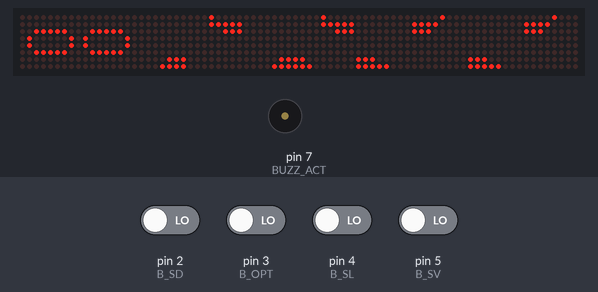
Bench run of a sketch on a simulated Arduino Uno, built with avr-gcc and run on an emulated ATmega328P. Parts: 80×8 LED matrix, buzzer (waves = sounding, pin HIGH). Inputs (shaded band) come from the test bench; at power-on: pin 2 (B_SD), pin 3 (B_OPT), pin 4 (B_SL), pin 5 (B_SV) LOW.

Above: at 1.2 s.
1.3 s: pin 4 (B_SL) driven HIGH
At 1.7 s:
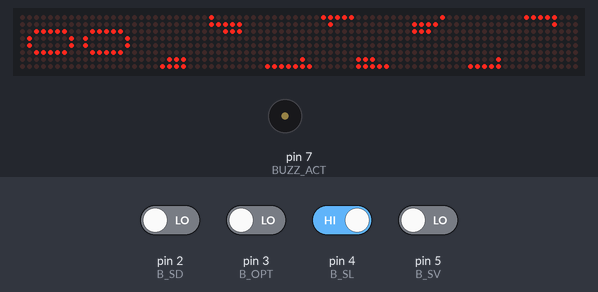
4.3 s: pin 5 (B_SV) driven HIGH
At 4.8 s:
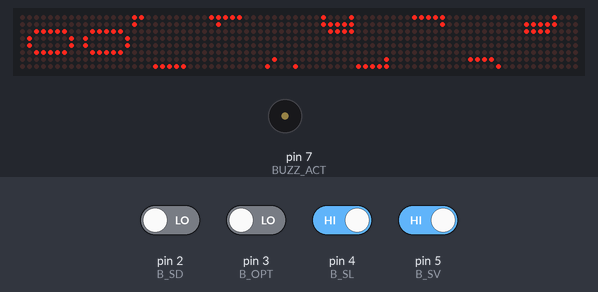
7.3 s: pin 4 (B_SL) driven LOW
At 7.9 s:
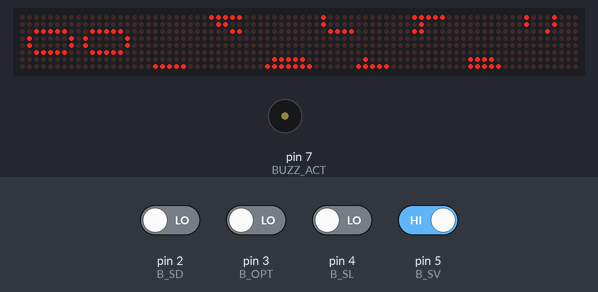
10.3 s: pin 4 (B_SL) driven HIGH
At 11.1 s:
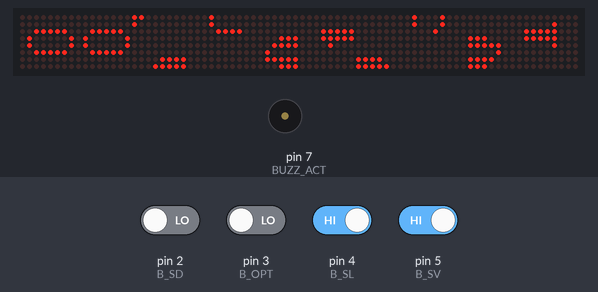
13.3 s: pin 5 (B_SV) driven LOW
At 15.8 s:
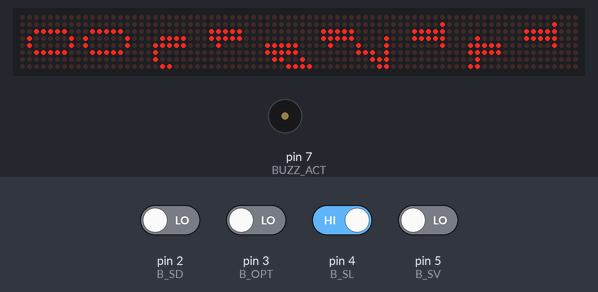
16.1 s: pin 3 (B_OPT) driven HIGH and pin 4 (B_SL) driven LOW
At 20.6 s:
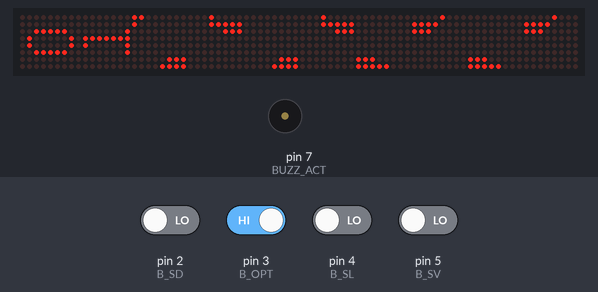
Timing chart, 0 to 22.1 s (numbered marks = the images above; inputs shaded):
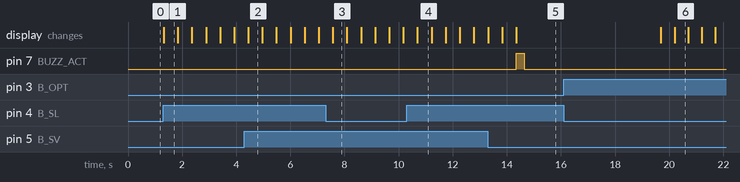

The sketch:

Scoreboard.ino
```cpp
//*********Marcador Ping pong Profesional****************
//Creditos:
//Iván Ibrahim Fernández Morales
//Luis Roberto Villa Salas
//Hector Varela Santos

#include <MD_MAX72xx.h>
#include <SPI.h>
#include "numeros.h"  // Librería pa dibujar los numeros en la matriz

//Define pines SPI
#define MOSI 11
#define SCK 13
#define SS 8
#define BUZZ_ACT 7
//Numero de matrices
#define NUM_MAT 10

//Instancia objeto
MD_MAX72XX mxObj = MD_MAX72XX(MD_MAX72XX::GENERIC_HW, SS, NUM_MAT);

//Mapea matrices a utilizar
int colMat_1[2][2] = {{5,1},{4,0}};
int colMat_2[2][2] = {{7,3},{6,2}};
int colMat_3[2] = {8,9};

//Mapeo de servicios
uint8_t S_Singles[4] = {1,2,1,2};
uint8_t S_Doubles1[4] = {1,4,3,2};
uint8_t S_Doubles2[4] = {2,3,4,1};
uint8_t S_Doubles3[4] = {3,2,1,4};
uint8_t S_Doubles4[4] = {4,1,2,3};
uint8_t Serve[4];

//Mapeo de botones
uint8_t B_SD = 2;
uint8_t B_OPT = 3;
uint8_t B_SL = 4;
uint8_t B_SV = 5;

//Inicializa contadores
uint8_t contL = 0;
uint8_t contV = 0;
uint8_t contSetL = 0;
uint8_t contSetV = 0;
uint8_t contS = 0;
uint8_t cont_pos = 0;
uint8_t suma = 0;

//Variable de cambio de servicio
bool Doubles;

//Inicializa variables de singles o dobles
//Doubles = 0;

//Setup
//*****************************************************************************
void setup() {
  //Inicializa objeto
  mxObj.begin();

  //Inicializa pines de entrada (Botones)
  //Botón de opciones
  pinMode(B_OPT, INPUT);
  //Botón marcador local
  pinMode(B_SL, INPUT);
  //Botón marcador visitante
  pinMode(B_SV, INPUT);

  //Pin de activación de victoria (Buzzer)
  pinMode(BUZZ_ACT, OUTPUT);
  digitalWrite(BUZZ_ACT, LOW);

  //Lee entrada digital de selección de sobles o singles
  Doubles = digitalRead(B_SD);

  //Define si es singles o dobles
  if(Doubles)
    for(uint8_t i = 0; i < 4; i++)
      Serve[i] = S_Doubles1[i];
  else
    for(uint8_t i = 0; i < 4; i++)
      Serve[i] = S_Singles[i];

  //Inciliza numeros en el marcador
  Numero(contL, colMat_1, mxObj);
  Numero(contV, colMat_2, mxObj);
  //Inicializa Sacador
  Servicio(Serve[contS], mxObj);
  //Inicializa Sets
  Sets(contSetL, colMat_3, 0, mxObj);
  Sets(contSetV, colMat_3, 1, mxObj);
}

//Ciclo plrincipal
//*****************************************************************************
void loop()
{

  //Cambia posición de sacardor si el partido aún no empieza
  if(contL+contV == 0 && digitalRead(B_OPT))
    {
    cambiaServicio(Serve, &contS);
    delay(500);
    }

  //Punto de jugador local
  if(digitalRead(B_SL))
  {
    subeLocal(&contL);
    suma = contL+contV;
    asignaServicio(Serve, &contS, suma);
    if(contL >= 11 && contL-2 >= contV)
    {
      Victoria(1, &contL, &contV, &contS, Serve);
      subeSet(&contSetL, 0);
    }
    delay(500);
  }

  //Punto de jugador visitante
  if(digitalRead(B_SV))
  {
    subeVisita(&contV);
    suma = contL+contV;
    asignaServicio(Serve, &contS, suma);
    if(contV >= 11 && contV-2 >= contL)
    {
      Victoria(2, &contL, &contV, &contS, Serve);
      subeSet(&contSetV, 1);
    }
    delay(500);
  }
}

//Funciones
//*****************************************************************************

//Función para subir marcador de jugador local
//---------------------------------------------------------------
void subeLocal(uint8_t *contL)
{
  *contL = *contL+1;
  Numero(*contL, colMat_1, mxObj);
}

//Función para subir marcador de jugador visitante
//---------------------------------------------------------------
void subeVisita(uint8_t *contV)
{
  *contV = *contV+1;
  Numero(*contV, colMat_2, mxObj);
}

//Función para subir set
//---------------------------------------------------------------
void subeSet(uint8_t *cont, uint8_t player)
{
  *cont = *cont+1;
  Sets(*cont, colMat_3, player, mxObj);
}

//Función para conocer sacador
//---------------------------------------------------------------
void asignaServicio(uint8_t Serve[4], uint8_t *contS, uint8_t suma)
{
  if(suma <=20)
  {
    if(suma%2 == 0)
    {
      LimpiaServ(Serve[*contS], mxObj);
      *contS = *contS+1;
      if(*contS > 3)
        *contS = 0;
      Servicio(Serve[*contS], mxObj);
    }
    else
      Servicio(Serve[*contS], mxObj);
  }
  else
  {
    LimpiaServ(Serve[*contS], mxObj);
    *contS = *contS+1;
    if(*contS > 3)
      *contS = 0;
    Servicio(Serve[*contS], mxObj);
  }
}
//Función de victoria
//---------------------------------------------------------------
void Victoria(uint8_t team, uint8_t *contL, uint8_t *contV, uint8_t *contS, uint8_t Serve[4])
{
  digitalWrite(BUZZ_ACT, HIGH);
  delay(300);
  digitalWrite(BUZZ_ACT, LOW);
  delay(5000);
  *contL = 0;
  *contV = 0;
  *contS = 0;
  Numero(*contL, colMat_1, mxObj);
  Numero(*contV, colMat_2, mxObj);
  Servicio(Serve[*contS], mxObj);
}

//Función de cambio de sacador manual
//---------------------------------------------------------------
void cambiaServicio(uint8_t Serve[4], uint8_t *contS)
{
  LimpiaServ(Serve[*contS], mxObj);

  if(Doubles)
  {
    cont_pos = cont_pos+1;
    if(cont_pos > 3)
      cont_pos = 0;
    cambiaMapeo(cont_pos);
    *contS = 0;
    Servicio(Serve[*contS], mxObj);
  }
  else
  {
    *contS = *contS+1;
    if(*contS > 3)
      *contS = 0;
    Servicio(Serve[*contS], mxObj);
  }
}

//Función de cambio de mapeo de dobles
//---------------------------------------------------------------
void cambiaMapeo(uint8_t cambio)
{
  switch(cambio)
  {
    case 0:
      for(uint8_t i = 0; i < 4; i++)
        Serve[i] = S_Doubles1[i];
    break;

    case 1:
      for(uint8_t i = 0; i < 4; i++)
        Serve[i] = S_Doubles2[i];
    break;

    case 2:
      for(uint8_t i = 0; i < 4; i++)
        Serve[i] = S_Doubles3[i];
    break;

    case 3:
      for(uint8_t i = 0; i < 4; i++)
        Serve[i] = S_Doubles4[i];
    break;
  }
}
```

numeros.cpp
```cpp
#include <MD_MAX72xx.h>
#include "numeros.h"

//Declaraciones
//*********************************************************************************

#define TAM_NUM_COL 5
#define DESPLAZAMIENTO1 1
#define DESPLAZAMIENTO2 3
#define POS_INI 6

#define TAM_NUM_COL_SET 4
#define POS_INI_SET 2

//Fila vacía
static uint8_t empty_col[2] = {B00000000,B00000000};

//Mapeado de Números
static uint8_t number_map[10][5][2] =
{
  { // CERO
    {B00000111,B11100000},
    {B00001111,B11111000},
    {B00010000,B00001000},
    {B00011111,B11110000},
    {B00000111,B11100000}
  },
  { // UNO
    {B00000000,B00001000},
    {B00011111,B11111000},
    {B00011111,B11111000},
    {B00001000,B00001000},
    {B00000000,B00000000}
  },
  { // DOS
    {B00001111,B00001000},
    {B00011111,B10001000},
    {B00010000,B11101000},
    {B00010000,B00111000},
    {B00001100,B00011000}
  },
  { // TRES
    {B00011000,B11110000},
    {B00010101,B11111000},
    {B00010011,B00001000},
    {B00010000,B00001000},
    {B00011000,B00010000}
  },
  { // CUATRO
    {B00000000,B01000000},
    {B00011111,B11111000},
    {B00011111,B11111000},
    {B00001100,B01000000},
    {B00000011,B11000000}
  },
  { // CINCO
    {B00010001,B11110000},
    {B00010011,B11111000},
    {B00010011,B00011000},
    {B00010010,B00001000},
    {B00011110,B00110000}
  },
  { // SEIS
    {B00001000,B11110000},
    {B00010001,B00001000},
    {B00010001,B00001000},
    {B00011111,B11111000},
    {B00001111,B11110000}
  },
  { // SIETE
    {B00011110,B00000000},
    {B00011111,B10000000},
    {B00010001,B11111000},
    {B00010000,B01111000},
    {B00011000,B00000000}
  },
  { // OCHO
    {B00001110,B11110000},
    {B00011111,B11111000},
    {B00010001,B00001000},
    {B00010001,B00001000},
    {B00001110,B11110000}
  },
  { // NUEVE
    {B00001111,B11110000},
    {B00011111,B11111000},
    {B00010000,B10001000},
    {B00010000,B10001000},
    {B00001111,B00010000}
  }
};

//Mapeado de sets
static uint8_t set_map[10][4] =
{
  { // CERO
    B00111110,
    B01000001,
    B01000001,
    B00111110
  },
  { // UNO
    B00000001,
    B01111111,
    B01000001,
    B00000001
  },
  { // DOS
    B00110001,
    B01001001,
    B01000101,
    B00100011
  },
  { // TRES
    B00110110,
    B01001001,
    B01001001,
    B00100010
  },
  { // CUATRO
    B01111111,
    B00100100,
    B00010100,
    B00001100
  },
  { // CINCO
    B01001110,
    B01010001,
    B01010001,
    B01110010
  },
  { // SEIS
    B00100110,
    B01001001,
    B01001001,
    B00111110
  },
  { // SIETE
    B01110000,
    B01001000,
    B01000100,
    B01000011
  },
  { // OCHO
    B00110110,
    B01001001,
    B01001001,
    B00110110
  },
  { // NUEVE
    B00111110,
    B01001001,
    B01001001,
    B00110010
  }
};

//Mapeado de Números
static uint8_t service_map[4][5] =
{
  //Num_mat, num_fila, bits, num_col, bits

  //Arriba izquierda
  {4, 6, B10000000, 7, B11000000},
  //Arriba derecha
  {7, 6, B00000001, 7, B00000011},
  //Abajo izquierda
  {0, 0, B11000000, 1, B10000000},
  //Abajo derecha
  {3, 0, B00000011, 1, B00000001}
};

//Funciones
//*********************************************************************************

//Función para dibujar un numero en matrices
void Numero(int number, int colMat[2][2], MD_MAX72XX &mxObj)
{
  //Si el numero a escribir es menor a 10
  //-------------------------------------------------------------------------------
  if(number>=0 && number<10)
  {
    //Inicializa contador
    int cont = 0;

    //For para recorrer las columnas de las primeras matrices
    for(int i=0; i<8; i++)
    {
      if(i < POS_INI || i >= POS_INI+TAM_NUM_COL)
      {
        mxObj.setRow(colMat[0][0], i, empty_col[0]);
        mxObj.setRow(colMat[0][1], i, empty_col[1]);
      }
      else
      {
        mxObj.setRow(colMat[0][0], i, number_map[number][cont][0]);
        mxObj.setRow(colMat[0][1], i, number_map[number][cont][1]);
        cont = cont+1;
      }
    }

    //For para recorrer las columnas de las segundas matrices
    for(int i=0; i<8; i++)
    {
      if(cont >= TAM_NUM_COL)
      {
        mxObj.setRow(colMat[1][0], i, empty_col[0]);
        mxObj.setRow(colMat[1][1], i, empty_col[1]);
      }
      else
      {
        mxObj.setRow(colMat[1][0], i, number_map[number][cont][0]);
        mxObj.setRow(colMat[1][1], i, number_map[number][cont][1]);
        cont = cont+1;
      }
    }
  }
  //Si el numero a escribir es mayor a 9
  //-------------------------------------------------------------------------------
  else if(number >= 10)
  {
    int decenas = number/10;
    int unidades = number%10;

    //Inicializa contador
    int cont = 0;

    //For para recorrer las columnas de las primeras matrices
    for(int i=0; i<8; i++)
    {
      if(i < DESPLAZAMIENTO2 || i >= DESPLAZAMIENTO2+TAM_NUM_COL)
      {
        mxObj.setRow(colMat[0][0], i, empty_col[0]);
        mxObj.setRow(colMat[0][1], i, empty_col[1]);
      }
      else
      {
        mxObj.setRow(colMat[0][0], i, number_map[unidades][cont][0]);
        mxObj.setRow(colMat[0][1], i, number_map[unidades][cont][1]);
        cont = cont+1;
      }
    }
    //Resetea contador
    cont = 0;
    //For para recorrer las columnas de las segundas matrices
    for(int i=0; i<8; i++)
    {
      if(i < DESPLAZAMIENTO1 || i >= DESPLAZAMIENTO1+TAM_NUM_COL)
      {
        mxObj.setRow(colMat[1][0], i, empty_col[0]);
        mxObj.setRow(colMat[1][1], i, empty_col[1]);
      }
      else
      {
        mxObj.setRow(colMat[1][0], i, number_map[decenas][cont][0]);
        mxObj.setRow(colMat[1][1], i, number_map[decenas][cont][1]);
        cont = cont+1;
      }
    }
  }
}

//Función para subir los sets
//*********************************************************************************
void Sets(int sets, int colMat[2], uint8_t player, MD_MAX72XX &mxObj)
{
  //Si el numero a escribir es menor a 10
  //-------------------------------------------------------------------------------
  if(sets>=0 && sets<10)
  {
    //Inicializa contador
    int cont = 0;

    //For para recorrer las columnas de las primeras matrices
    for(int i=0; i<8; i++)
    {
      if(i < POS_INI_SET || i >= POS_INI_SET+TAM_NUM_COL_SET)
      {
        mxObj.setRow(colMat[player], i, empty_col[0]);
      }
      else
      {
        mxObj.setRow(colMat[player], i, set_map[sets][cont]);
        cont = cont+1;
      }
    }
  }
  //Si el numero a escribir es mayor a 9
  //-------------------------------------------------------------------------------
  else if(sets >= 10)
  {
    int decenas = sets/10;
    int unidades = sets%10;
    int cont = 0;
    int cont2 = 0;

    //For para recorrer las columnas de las primeras matrices
    for(int i=0; i<8; i++)
    {
      if(i<4)
      {
        mxObj.setRow(colMat[player], i, set_map[unidades][cont]);
        cont = cont+1;
      }
      else
      {
        mxObj.setRow(colMat[player], i, set_map[decenas][cont2]);
        cont2 = cont2+1;
      }
    }
  }
}

//Función para dibujar servicio
//*********************************************************************************
void Servicio(uint8_t player, MD_MAX72XX &mxObj)
{
  //Switch para prender leds por jugador
  switch (player)
  {
    //Jugador 1
    case 1:
      mxObj.setColumn(service_map[0][0], service_map[0][1], service_map[0][2]);
      mxObj.setColumn(service_map[0][0], service_map[0][3], service_map[0][4]);
    break;
    //Jugador 2
    case 2:
      mxObj.setColumn(service_map[1][0], service_map[1][1], service_map[1][2]);
      mxObj.setColumn(service_map[1][0], service_map[1][3], service_map[1][4]);
    break;
    //Jugador 3
    case 3:
      mxObj.setColumn(service_map[2][0], service_map[2][1], service_map[2][2]);
      mxObj.setColumn(service_map[2][0], service_map[2][3], service_map[2][4]);
    break;
    //Jugador 4
    case 4:
      mxObj.setColumn(service_map[3][0], service_map[3][1], service_map[3][2]);
      mxObj.setColumn(service_map[3][0], service_map[3][3], service_map[3][4]);
    break;
  }
}

//Función para limpiar servicio
//*********************************************************************************
void LimpiaServ(uint8_t player, MD_MAX72XX &mxObj)
{
  //Switch para prender leds por jugador
  switch (player)
  {
    //Jugador 1
    case 1:
      mxObj.setColumn(service_map[0][0], service_map[0][1], empty_col[0]);
      mxObj.setColumn(service_map[0][0], service_map[0][3], empty_col[1]);
    break;
    //Jugador 2
    case 2:
      mxObj.setColumn(service_map[1][0], service_map[1][1], empty_col[0]);
      mxObj.setColumn(service_map[1][0], service_map[1][3], empty_col[1]);
    break;
    //Jugador 3
    case 3:
      mxObj.setColumn(service_map[2][0], service_map[2][1], empty_col[0]);
      mxObj.setColumn(service_map[2][0], service_map[2][3], empty_col[1]);
    break;
    //Jugador 4
    case 4:
      mxObj.setColumn(service_map[3][0], service_map[3][1], empty_col[0]);
      mxObj.setColumn(service_map[3][0], service_map[3][3], empty_col[1]);
    break;
  }
}
```

numeros.h
```cpp
#ifndef NUMEROS_H
#define NUMEROS_H
// #include <MD_MAX72xx.h>

//Prototipo de la función Numero
//Numero - Grupo de matrices - Objeto
void Numero(int number, int colMat[2][2], MD_MAX72XX &mxObj);

//Función para dibujar servicio
void Servicio(uint8_t player, MD_MAX72XX &mxObj);

//Función para limpiar servicio anterior
void LimpiaServ(uint8_t player, MD_MAX72XX &mxObj);

//Función para subir los sets
void Sets(int sets, int colMat[2], uint8_t player, MD_MAX72XX &mxObj);

#endif
```

Measured:
- after the input at 1.3 s, the display: changes at once (image 1)
- after the input at 4.3 s, pin 7 (BUZZ_ACT): stays LOW (without the input it goes to HIGH after 2.2 s); the display: changes after 0.15 s (image 2)
- after the input at 7.3 s, pin 7 (BUZZ_ACT): stays LOW (without the input it goes to HIGH after 1.8 s)
- after the input at 10.3 s, pin 7 (BUZZ_ACT): stays LOW (without the input it goes to HIGH after 0.92 s); the display: changes after 0.40 s (image 4)
- after the input at 13.3 s, pin 7 (BUZZ_ACT): LOW → HIGH after 1.0 s, → LOW 0.30 s later; the display: first differs from a run without the input after 1.0 s (image 5)
- after the input at 16.1 s, the display: first differs from a run without the input after 4.1 s (image 6)
- what the display in image 1 shows lasts 0.5 s, from 1.3 s to 1.8 s
